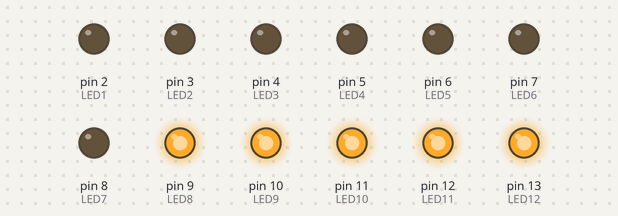
Bench run of a sketch on a simulated Arduino Uno, built with avr-gcc and run on an emulated ATmega328P. On the bench: output pins drawn as LEDs (lit = HIGH).

Above: at 0.15 s.
At 4.98 s:
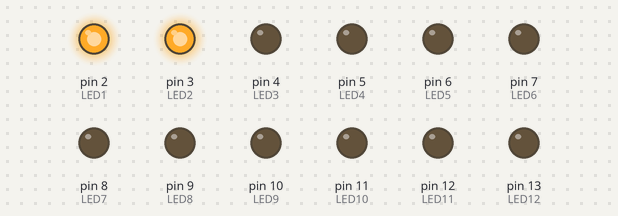
At 10.08 s:
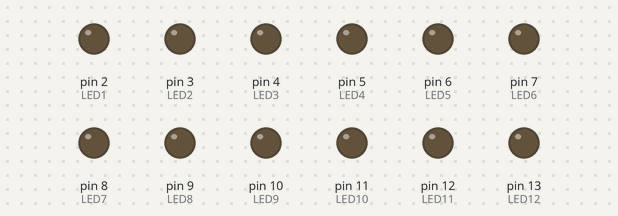
At 19.98 s:
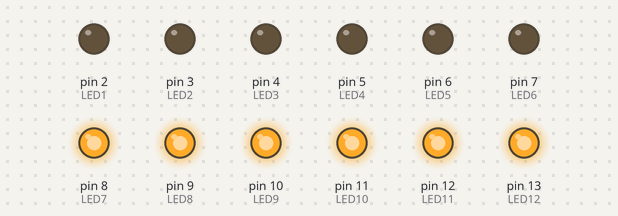
At 29.88 s:
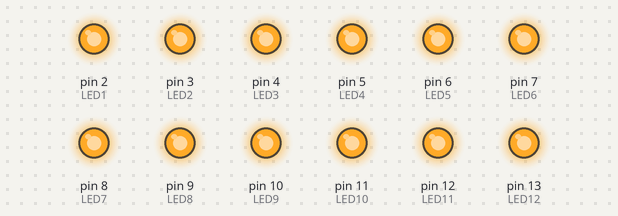
At 39.79 s:
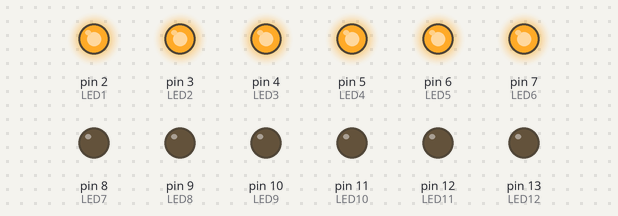
Timing chart, 0 to 40.1 s (numbered marks = the images above):
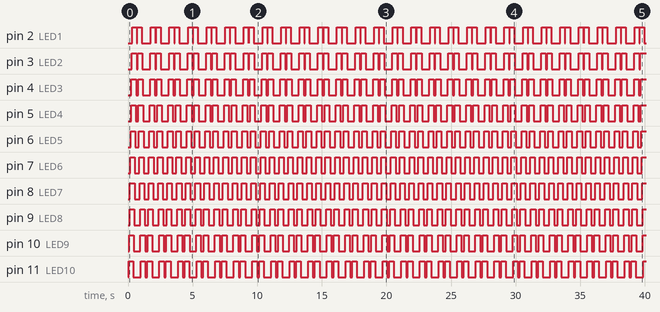

Measured:
- by itself, pin 2 (LED1): repeats every 1.4 s: LOW 0.03 s, HIGH 0.36 s, LOW 0.69 s, HIGH 0.36 s
- by itself, pin 3 (LED2): repeats every 1.4 s: LOW 0.09 s, HIGH 0.36 s, LOW 0.63 s, HIGH 0.36 s
- by itself, pin 4 (LED3): repeats every 1.4 s: LOW 0.15 s, HIGH 0.36 s, LOW 0.57 s, HIGH 0.36 s
- by itself, pin 5 (LED4): repeats every 1.4 s: LOW 0.21 s, HIGH 0.36 s, LOW 0.51 s, HIGH 0.36 s
- by itself, pin 6 (LED5): repeats every 1.4 s: LOW 0.27 s, HIGH 0.36 s, LOW 0.45 s, HIGH 0.36 s
- by itself, pin 7 (LED6): alternates HIGH for 0.36 s and LOW for 0.33 s
- by itself, pin 8 (LED7): alternates HIGH for 0.36 s and LOW for 0.39 s
- by itself, pin 9 (LED8): repeats every 1.4 s: LOW 0.45 s, HIGH 0.36 s, LOW 0.27 s, HIGH 0.36 s

The sketch:

LED_1.ino
```cpp
int LED1 = 2;
int LED2 = 3;
int LED3 = 4;
int LED4 = 5;
int LED5 = 6;
int LED6 = 7;
int LED7 = 8;
int LED8 = 9;
int LED9 = 10;
int LED10 = 11;
int LED11 = 12;
int LED12 = 13;
int t=30;


void setup() {
   pinMode(LED1, OUTPUT);
   pinMode(LED2, OUTPUT);
   pinMode(LED3, OUTPUT);
   pinMode(LED4, OUTPUT);
   pinMode(LED5, OUTPUT);
   pinMode(LED6, OUTPUT);
   pinMode(LED7, OUTPUT);
   pinMode(LED8, OUTPUT);
   pinMode(LED9, OUTPUT);
   pinMode(LED10, OUTPUT);
   pinMode(LED11, OUTPUT);
   pinMode(LED12, OUTPUT);

}

void loop(){
digitalWrite(LED12, HIGH);
  delay(t);
  digitalWrite(LED11, HIGH);
  delay(t);
  digitalWrite(LED10, HIGH);
  delay(t);
  digitalWrite(LED9, HIGH);
  delay(t);
  digitalWrite(LED8, HIGH);
  delay(t);
  digitalWrite(LED7, HIGH);
  delay(t);
  digitalWrite(LED6, HIGH);
  delay(t);
  digitalWrite(LED5, HIGH);
  delay(t);
  digitalWrite(LED4, HIGH);
  delay(t);
  digitalWrite(LED3, HIGH);
  delay(t);
  digitalWrite(LED2, HIGH);
  delay(t);
  digitalWrite(LED1, HIGH);
  delay(t);


  digitalWrite(LED12, LOW);
  delay(t);
  digitalWrite(LED11, LOW);
  delay(t);
  digitalWrite(LED10, LOW);
  delay(t);
  digitalWrite(LED9, LOW);
  delay(t);
  digitalWrite(LED8, LOW);
 delay(t);
  digitalWrite(LED7, LOW);
  delay(t);
  digitalWrite(LED6, LOW);
  delay(t);
  digitalWrite(LED5, LOW);
  delay(t);
  digitalWrite(LED4, LOW);
  delay(t);
  digitalWrite(LED3, LOW);
  delay(t);
  digitalWrite(LED2, LOW);
  delay(t);
  digitalWrite(LED1, LOW);
  delay(t);

  digitalWrite(LED1, HIGH);
  delay(t);
  digitalWrite(LED2, HIGH);
  delay(t);
  digitalWrite(LED3, HIGH);
  delay(t);
  digitalWrite(LED4, HIGH);
  delay(t);
  digitalWrite(LED5, HIGH);
  delay(t);
  digitalWrite(LED6, HIGH);
  delay(t);
  digitalWrite(LED7, HIGH);
  delay(t);
  digitalWrite(LED8, HIGH);
  delay(t);
  digitalWrite(LED9, HIGH);
  delay(t);
  digitalWrite(LED10, HIGH);
  delay(t);
  digitalWrite(LED11, HIGH);
  delay(t);
  digitalWrite(LED12, HIGH);
  delay(t);

  digitalWrite(LED1, LOW);
  delay(t);
  digitalWrite(LED2, LOW);
  delay(t);
  digitalWrite(LED3, LOW);
  delay(t);
  digitalWrite(LED4, LOW);
  delay(t);
  digitalWrite(LED5, LOW);
  delay(t);
  digitalWrite(LED6, LOW);
  delay(t);
  digitalWrite(LED7, LOW);
  delay(t);
  digitalWrite(LED8, LOW);
  delay(t);
  digitalWrite(LED9, LOW);
  delay(t);
  digitalWrite(LED10, LOW);
  delay(t);
  digitalWrite(LED11, LOW);
  delay(t);
  digitalWrite(LED12, LOW);
  delay(t);

  digitalWrite(LED12, HIGH);
  delay(t);
  digitalWrite(LED11, HIGH);
  delay(t);
  digitalWrite(LED10, HIGH);
  delay(t);
  digitalWrite(LED9, HIGH);
  delay(t);
  digitalWrite(LED8, HIGH);
  delay(t);
  digitalWrite(LED7, HIGH);
  delay(t);
  digitalWrite(LED6, HIGH);
  delay(t);
  digitalWrite(LED5, HIGH);
  delay(t);
  digitalWrite(LED4, HIGH);
  delay(t);
  digitalWrite(LED3, HIGH);
  delay(t);
  digitalWrite(LED2, HIGH);
  delay(t);
  digitalWrite(LED1, HIGH);
  delay(t);


  digitalWrite(LED12, LOW);
  delay(t);
  digitalWrite(LED11, LOW);
  delay(t);
  digitalWrite(LED10, LOW);
  delay(t);
  digitalWrite(LED9, LOW);
  delay(t);
  digitalWrite(LED8, LOW);
 delay(t);
  digitalWrite(LED7, LOW);
  delay(t);
  digitalWrite(LED6, LOW);
  delay(t);
  digitalWrite(LED5, LOW);
  delay(t);
  digitalWrite(LED4, LOW);
  delay(t);
  digitalWrite(LED3, LOW);
  delay(t);
  digitalWrite(LED2, LOW);
  delay(t);
  digitalWrite(LED1, LOW);
  delay(t);


  digitalWrite(LED1, HIGH);
  delay(t);
  digitalWrite(LED2, HIGH);
  delay(t);
  digitalWrite(LED3, HIGH);
  delay(t);
  digitalWrite(LED4, HIGH);
  delay(t);
  digitalWrite(LED5, HIGH);
  delay(t);
  digitalWrite(LED6, HIGH);
  delay(t);
  digitalWrite(LED7, HIGH);
  delay(t);
  digitalWrite(LED8, HIGH);
  delay(t);
  digitalWrite(LED9, HIGH);
  delay(t);
  digitalWrite(LED10, HIGH);
  delay(t);
  digitalWrite(LED11, HIGH);
  delay(t);
  digitalWrite(LED12, HIGH);
  delay(t);

   digitalWrite(LED1, LOW);
  delay(t);
  digitalWrite(LED2, LOW);
  delay(t);
  digitalWrite(LED3, LOW);
  delay(t);
  digitalWrite(LED4, LOW);
  delay(t);
  digitalWrite(LED5, LOW);
  delay(t);
  digitalWrite(LED6, LOW);
  delay(t);
  digitalWrite(LED7, LOW);
  delay(t);
  digitalWrite(LED8, LOW);
  delay(t);
  digitalWrite(LED9, LOW);
  delay(t);
  digitalWrite(LED10, LOW);
  delay(t);
  digitalWrite(LED11, LOW);
  delay(t);
  digitalWrite(LED12, LOW);
  delay(t);

  digitalWrite(LED12, HIGH);
  delay(t);
  digitalWrite(LED11, HIGH);
  delay(t);
  digitalWrite(LED10, HIGH);
  delay(t);
  digitalWrite(LED9, HIGH);
  delay(t);
  digitalWrite(LED8, HIGH);
  delay(t);
  digitalWrite(LED7, HIGH);
  delay(t);
  digitalWrite(LED6, HIGH);
  delay(t);
  digitalWrite(LED5, HIGH);
  delay(t);
  digitalWrite(LED4, HIGH);
  delay(t);
  digitalWrite(LED3, HIGH);
  delay(t);
  digitalWrite(LED2, HIGH);
  delay(t);
  digitalWrite(LED1, HIGH);
  delay(t);


  digitalWrite(LED12, LOW);
  delay(t);
  digitalWrite(LED11, LOW);
  delay(t);
  digitalWrite(LED10, LOW);
  delay(t);
  digitalWrite(LED9, LOW);
  delay(t);
  digitalWrite(LED8, LOW);
 delay(t);
  digitalWrite(LED7, LOW);
  delay(t);
  digitalWrite(LED6, LOW);
  delay(t);
  digitalWrite(LED5, LOW);
  delay(t);
  digitalWrite(LED4, LOW);
  delay(t);
  digitalWrite(LED3, LOW);
  delay(t);
  digitalWrite(LED2, LOW);
  delay(t);
  digitalWrite(LED1, LOW);
  delay(t);

  digitalWrite(LED1, HIGH);
  delay(t);
  digitalWrite(LED2, HIGH);
  delay(t);
  digitalWrite(LED3, HIGH);
  delay(t);
  digitalWrite(LED4, HIGH);
  delay(t);
  digitalWrite(LED5, HIGH);
  delay(t);
  digitalWrite(LED6, HIGH);
  delay(t);
  digitalWrite(LED7, HIGH);
  delay(t);
  digitalWrite(LED8, HIGH);
  delay(t);
  digitalWrite(LED9, HIGH);
  delay(t);
  digitalWrite(LED10, HIGH);
  delay(t);
  digitalWrite(LED11, HIGH);
  delay(t);
  digitalWrite(LED12, HIGH);
  delay(t);

  digitalWrite(LED1, LOW);
  delay(t);
  digitalWrite(LED2, LOW);
  delay(t);
  digitalWrite(LED3, LOW);
  delay(t);
  digitalWrite(LED4, LOW);
  delay(t);
  digitalWrite(LED5, LOW);
  delay(t);
  digitalWrite(LED6, LOW);
  delay(t);
  digitalWrite(LED7, LOW);
  delay(t);
  digitalWrite(LED8, LOW);
  delay(t);
  digitalWrite(LED9, LOW);
  delay(t);
  digitalWrite(LED10, LOW);
  delay(t);
  digitalWrite(LED11, LOW);
  delay(t);
  digitalWrite(LED12, LOW);
  delay(t);}
```
